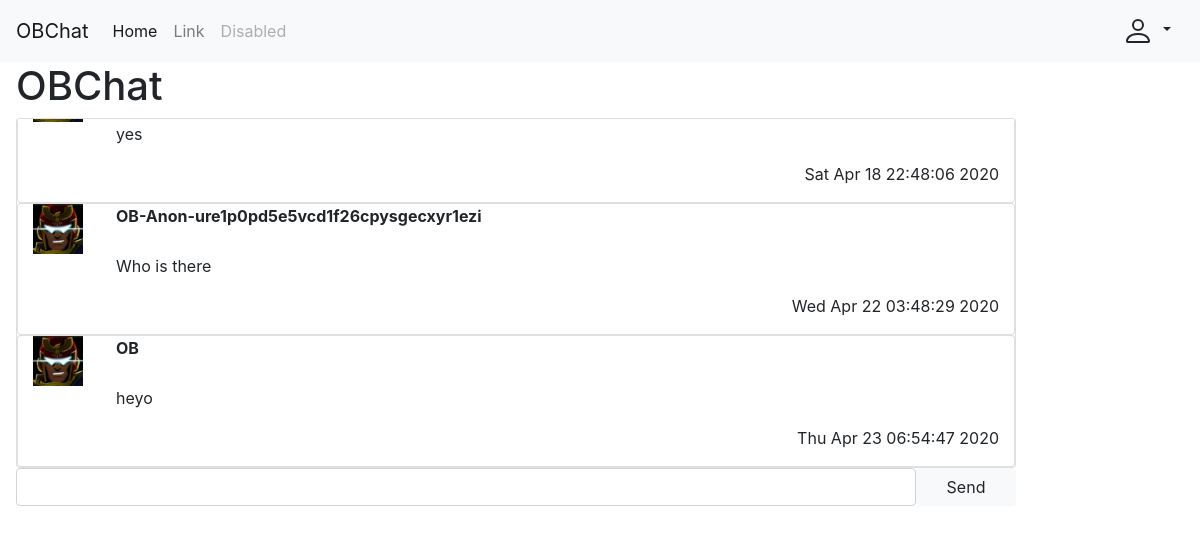
The page /OB/chat/OBChat/ on the database its author committed.
### OB/models.py (models this page shows, shortened)
class Room(Model):
    name = CharField(max_length=ROOM_NAME_MAX_LENGTH, default=0)
    owner = ForeignKey(OBUser, on_delete=CASCADE, default=0, related_name="owned_room")
    timestamp = DateTimeField(auto_now_add=True)
    is_suspended = BooleanField(default=False)
    occupants = ManyToManyField(OBUser, related_name="occupied_room")

class Message(Model):
    message = TextField(max_length=MESSAGE_MAX_LENGTH)
    sender = ForeignKey(OBUser, on_delete=CASCADE, default=0)
    room = ForeignKey(Room, on_delete=CASCADE, default=0)
    timestamp = DateTimeField(auto_now_add=True)
    is_edited = BooleanField(default=False)
    is_deleted = BooleanField(default=False)

class OBUser(AbstractUser):
    display_name = CharField(max_length=DISPLAY_NAME_MAX_LENGTH, null=True)
    birthday = DateField(null=True)
    is_expelled = BooleanField(default=False)
    is_ob = BooleanField(default=False)

### OB/views/room.py (the view)
# urls.py: url(r"^chat/(?P<room_name>[-\w]+)/$", room, name="OB-room"),
def room(request, room_name):
    if request.method == "GET":
        context = {"room_name": room_name}
        room_object = try_get(Room, name=room_name)
        if room_object:
            room_name_json = mark_safe(json.dumps(room_name))
            message_objects = Message.objects.filter(room=room_object)
            messages_timestrings = [(message, get_datetime_string(message.timestamp))\
                                    for message in message_objects]
            template = "OB/room.html"
            context["room_name_json"] = room_name_json
            context["messages"] = messages_timestrings
        else:
            template = "OB/not_room.html"
        return render(request, template, context)
    return HttpResponse()

### OB/utilities/database.py (called while the page is built)
def try_get(model, **kwargs):
    try:
        return model.objects.get(**kwargs)
    except model.DoesNotExist:
        return None

### OB/utilities/format.py (called while the page is built)
def get_datetime_string(date_time):
    return date_time.strftime("%c")

### OB/templates/OB/room.html (shortened to what this page needs)
{% extends "OB/base.html" %}
{% block head %}
  {% load static %}
{% endblock %}
{% block body %}
  <h1>{{ room_name }}</h1>
  <div class="card log-card" id="log">
    {% if messages %}
      {% for message, timestring in messages %}
        <div class="card">
          <div class="container">
            <div class="row">
              <div class="col-1">
                <img class="user-icon" src="{% static "favicon.ico" %}" alt="user">
              </div>
              <div class="col">
                <p class="display-name"><strong>
                  {% if message.sender.OBUser.display_name %}
                    {{ message.sender.OBUser.display_name }}
                  {% else %}
                    {{ message.sender.username }}
                  {% endif %}
                </strong></p>
              </div>
            </div>
            <div class="row">
              <div class="col-1"></div>
              <div class="col">
                <div style="display: table-cell;">
                  <p>{{ message.message }}</p>
                </div>
              </div>
            </div>
            <p class="timestamp">
              {{ timestring }}
            </p>
          </div>
        </div>
      {% endfor %}
    {% else %}
      No messages yet. First one gets a prize!
    {% endif%}
  </div>
  <input class="form-control message-input" id="input" type="text" size="100"/>
  <input class="btn btn-light send-button" id="submit" type="button" value="Send"/>
{% endblock %}

### OB/templates/OB/room.html (style rules this page uses)
.log-card { min-height: 350px; max-height: 350px; max-width: 1000px; min-width: 1000px; overflow: auto; }
.message-input { min-width: 900px; max-width: 900px; overflow: auto; float: left; }
.send-button { max-width: 100px; min-width: 100px; }

### rows shown on the page
Room: name "OBChat"
Message: message "yes", timestring "Sat Apr 18 22:48:06 2020"
Message: sender.username "OB-Anon-ure1p0pd5e5vcd1f26cpysgecxyr1ezi", message "Who is there", timestring "Wed Apr 22 03:48:29 2020"
Message: sender.username "OB", message "heyo", timestring "Thu Apr 23 06:54:47 2020"
